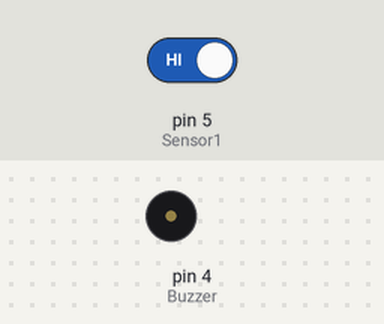
Bench run of a sketch on a simulated Arduino Mega 2560, built for the host (arithmetic inside an expression is 32-bit, double 64-bit). Shown: buzzer (waves = sounding, pin HIGH). Inputs (shaded band) come from the test bench; at power-on: pin 5 (Sensor1) HIGH. WiFi joins after 1.5 s; servers stay silent unless stated; what the sketch prints to the serial monitor is not drawn.

Above: at 3.0 s.
3.1 s: pin 5 (Sensor1) driven LOW
At 3.7 s:
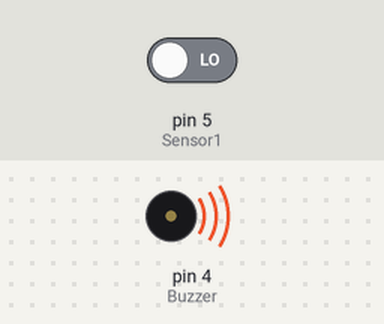
4.6 s: pin 5 (Sensor1) driven HIGH
At 4.9 s:
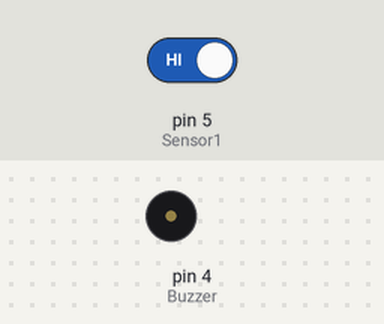
Timing chart, 0 to 7.6 s (numbered marks = the images above; inputs shaded):
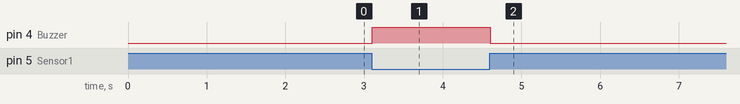

The sketch:

Arduino_Serial_USB.ino
```cpp
// (licence header left out)
/* Comment this out to disable prints and save space */
#define BLYNK_PRINT DebugSerial
#define BLYNK_TEMPLATE_ID "TMPLs4P32VZ-"
#define BLYNK_TEMPLATE_NAME "HOME IOT"
#define BLYNK_AUTH_TOKEN "8TDE2lgxVWh2GPZGYK5yCzElfKH9_X6z"
/* Fill-in your Template ID (only if using Blynk.Cloud) */
//#define BLYNK_TEMPLATE_ID   "YourTemplateID"
#define Sensor1 5
#define Buzzer 4

// You could use a spare Hardware Serial on boards that have it (like Mega)
#include <SoftwareSerial.h>
SoftwareSerial DebugSerial(2, 3); // RX, TX

#include <BlynkSimpleStream.h>

// You should get Auth Token in the Blynk App.
// Go to the Project Settings (nut icon).
char auth[] = "8TDE2lgxVWh2GPZGYK5yCzElfKH9_X6z";


void setup()
{
  // Debug console
  DebugSerial.begin(9600);

  // Blynk will work through Serial
  // Do not read or write this serial manually in your sketch
  Serial.begin(9600);
  Blynk.begin(Serial, auth);
    //Serial.begin(9600);
  pinMode(Sensor1, INPUT);
  pinMode(Buzzer, OUTPUT);
}

void loop()
{
  bool value1 = digitalRead(Sensor1);
  Serial.println(value1);

  if (value1 == 0 ) {
    digitalWrite(Buzzer, HIGH);
  } else {
    digitalWrite(Buzzer, LOW);
  }

  Blynk.run();
}
```

Measured:
- after the input at 3.1 s, pin 4 (Buzzer): LOW → HIGH at once
- after the input at 4.6 s, pin 4 (Buzzer): HIGH → LOW at once
